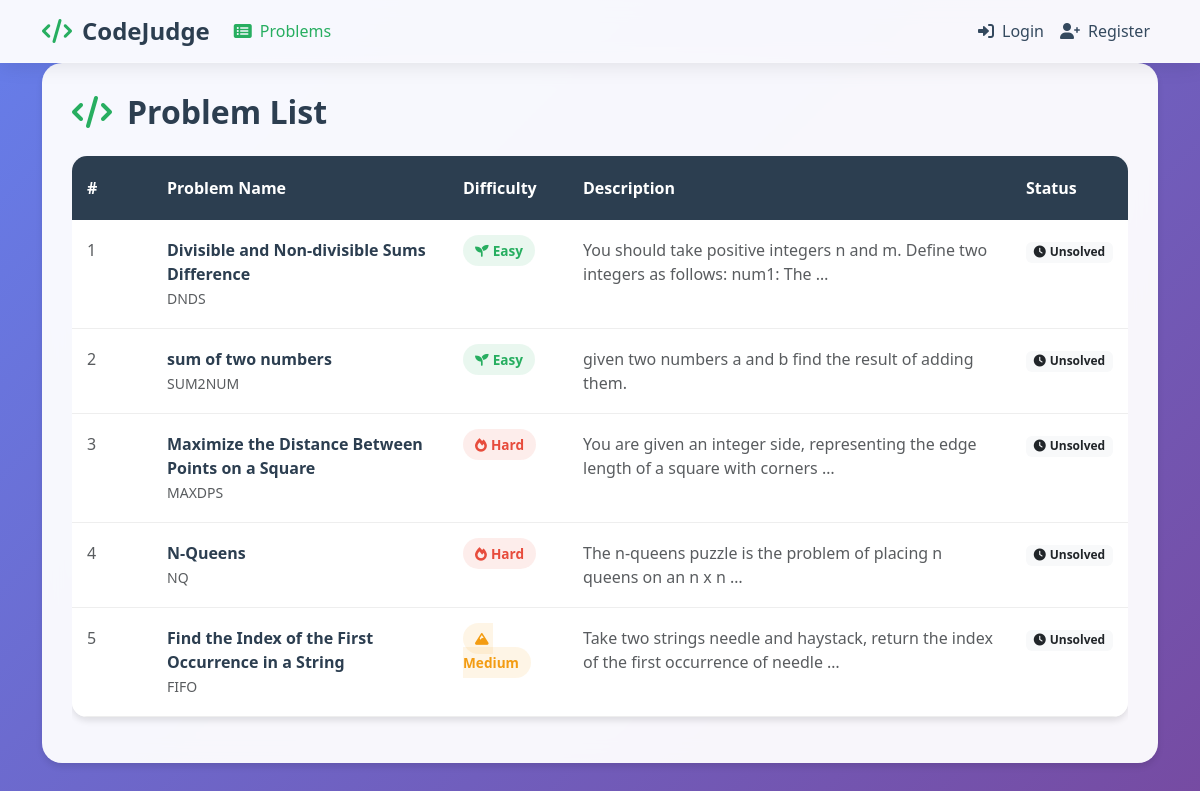
The app's page /problems/ with its own data.
### core/models.py (models this page shows, shortened)
class Problem(models.Model):
    DIFFICULTY = (('E','Easy'),('M','Medium'),('H','Hard'))
    name = models.CharField(max_length=100)
    short_code = models.CharField(max_length=40,unique=True)
    statement = models.TextField()
    difficulty = models.CharField(max_length=1,choices=DIFFICULTY)

### core/views.py (the view)
# urls.py: path('', problems_list, name='problems_list'),  # This handles /problems/
def problems_list(request):
    problems = Problem.objects.all().order_by('difficulty', 'name')
    context = {
        'problems': problems,
        'easy_count': problems.filter(difficulty='E').count(),
        'medium_count': problems.filter(difficulty='M').count(),
        'hard_count': problems.filter(difficulty='H').count(),
    }
    if request.user.is_authenticated:
        accepted_submissions = Submission.objects.filter(
            user=request.user,
            verdict='AC'
        ).values_list('problem__short_code', flat=True).distinct()
        solved_problems = set(accepted_submissions)
        easy_solved = 0
        medium_solved = 0
        hard_solved = 0
        for problem in problems:
            if problem.short_code in solved_problems:
                if problem.difficulty == 'E':
                    easy_solved += 1
                elif problem.difficulty == 'M':
                    medium_solved += 1
                elif problem.difficulty == 'H':
                    hard_solved += 1
        user_progress = {
            'solved_problems': solved_problems,
            'easy_completed': easy_solved,
            'medium_completed': medium_solved,
            'hard_completed': hard_solved,
        }
        context['user_progress'] = user_progress
    else:
        context['user_progress'] = {
            'solved_problems': set(),
            'easy_completed': 0,
            'medium_completed': 0,
            'hard_completed': 0,
        }
    return render(request, 'problem_list.html', context)

### core/templates/problem_list.html (shortened to what this page needs)
{% load static %}
<!DOCTYPE html>
<html lang="en">
<head>
    <link href="https://cdn.jsdelivr.net/npm/bootstrap@5.3.0/dist/css/bootstrap.min.css" rel="stylesheet">
    <link href="https://cdnjs.cloudflare.com/ajax/libs/font-awesome/6.0.0/css/all.min.css" rel="stylesheet">
</head>
<body>
    <nav class="navbar navbar-expand-lg custom-navbar sticky-top">
        <div class="container">
            <a class="navbar-brand" href="{% url 'core:problems_list' %}">
                <i class="fas fa-code"></i>CodeJudge
            </a>
            <div class="collapse navbar-collapse" id="navbarNav">
                <ul class="navbar-nav me-auto">
                    <li class="nav-item">
                        <a class="nav-link active" href="{% url 'core:problems_list' %}">
                            <i class="fas fa-list-alt me-2"></i>Problems
                        </a>
                    </li>
                </ul>
                <ul class="navbar-nav">
                    {% if user.is_authenticated %}
                    <li class="nav-item dropdown">
                        <a class="nav-link dropdown-toggle user-profile" href="#" id="navbarDropdown" role="button" data-bs-toggle="dropdown">
                            <div class="user-avatar">
                                {{ user.username|first|upper }}
                            </div>
                            {{ user.username }}
                        </a>
                        <ul class="dropdown-menu">
                            <li><a class="dropdown-item" href="{% url 'core:submissions_list' %}">
                                <i class="fas fa-user me-2"></i>Profile
                            </a></li>
                            <li><a class="dropdown-item" href="{% url 'core:submissions_list' %}">
                                <i class="fas fa-chart-line me-2"></i>Statistics
                            </a></li>
                            <li><hr class="dropdown-divider"></li>
                            <li><a class="dropdown-item" href="{% url 'authentication:logout-user' %}">
                                <i class="fas fa-sign-out-alt me-2"></i>Logout
                            </a></li>
                        </ul>
                    </li>
                    {% else %}
                    <li class="nav-item">
                        <a class="nav-link" href="{% url 'authentication:login-user' %}">
                            <i class="fas fa-sign-in-alt me-2"></i>Login
                        </a>
                    </li>
                    <li class="nav-item">
                        <a class="nav-link" href="{% url 'authentication:register-user' %}">
                            <i class="fas fa-user-plus me-2"></i>Register
                        </a>
                    </li>
                    {% endif %}
                </ul>
            </div>
        </div>
    </nav>
    <div class="container">
        <div class="problems-section animate-fade-up">
            <h2 class="section-title">
                <i class="fas fa-code"></i>Problem List
            </h2>
            <div class="table-responsive">
                <table class="table">
                    <thead>
                        <tr>
                            <th style="width: 80px;">#</th>
                            <th>Problem Name</th>
                            <th style="width: 120px;">Difficulty</th>
                            <th>Description</th>
                            <th style="width: 100px;">Status</th>
                        </tr>
                    </thead>
                    <tbody>
                        {% for problem in problems %}
                        <tr class="problem-row {% if problem.short_code in user_progress.solved_problems %}solved-row{% endif %}" data-url="{% url 'core:problem_detail' problem.short_code %}">
                            <td class="text-muted">{{ forloop.counter }}</td>
                            <td>
                                <a href="{% url 'core:problem_detail' problem.short_code %}" class="problem-name">
                                    {{ problem.name }}
                                </a>
                                <br>
                                <small class="text-muted">{{ problem.short_code }}</small>
                            </td>
                            <td>
                                {% if problem.difficulty == 'E' %}
                                    <span class="difficulty-badge badge-easy">
                                        <i class="fas fa-seedling me-1"></i>Easy
                                    </span>
                                {% elif problem.difficulty == 'M' %}
                                    <span class="difficulty-badge badge-medium">
                                        <i class="fas fa-mountain me-1"></i>Medium
                                    </span>
                                {% else %}
                                    <span class="difficulty-badge badge-hard">
                                        <i class="fas fa-fire me-1"></i>Hard
                                    </span>
                                {% endif %}
                            </td>
                            <td>
                                <span class="text-muted">
                                    {{ problem.statement|truncatewords:15 }}
                                </span>
                            </td>
                            <td>
                                {% if problem.short_code in user_progress.solved_problems %}
                                    <span class="badge bg-success">
                                        <i class="fas fa-check me-1"></i>Solved
                                    </span>
                                {% else %}
                                    <span class="badge bg-light text-dark">
                                        <i class="fas fa-clock me-1"></i>Unsolved
                                    </span>
                                {% endif %}
                            </td>
                        </tr>
                        {% endfor %}
                    </tbody>
                </table>
            </div>
        </div>
    </div>
</body>
</html>

### core/templates/problem_list.html (style rules this page uses)
:root { --primary-color: #2c3e50; --secondary-color: #34495e; --success-color: #27ae60; --warning-color: #f39c12; --danger-color: #e74c3c; --light-bg: #ecf0f1; --card-shadow: 0 4px 6px rgba(0, 0, 0, 0.1); }
body { background: linear-gradient(135deg, #667eea 0%, #764ba2 100%); min-height: 100vh; font-family: 'Segoe UI', Tahoma, Geneva, Verdana, sans-serif; }
.custom-navbar { background: rgba(255, 255, 255, 0.95); backdrop-filter: blur(10px); box-shadow: 0 2px 20px rgba(0, 0, 0, 0.1); border-bottom: 1px solid rgba(255, 255, 255, 0.2); }
.navbar-brand { font-weight: 700; font-size: 1.5rem; color: var(--primary-color) !important; }
.navbar-brand i { margin-right: 10px; color: var(--success-color); }
.nav-link { font-weight: 500; color: var(--secondary-color) !important; transition: all 0.3s ease; }
.nav-link.active { color: var(--success-color) !important; }
.problems-section { background: rgba(255, 255, 255, 0.95); backdrop-filter: blur(10px); border-radius: 20px; padding: 30px; box-shadow: var(--card-shadow); }
.section-title { color: var(--primary-color); font-weight: 700; margin-bottom: 25px; display: flex; align-items: center; }
.section-title i { margin-right: 15px; color: var(--success-color); }
.table { background: white; border-radius: 15px; overflow: hidden; box-shadow: var(--card-shadow); }
.table thead th { background: var(--primary-color); color: #fff; font-weight: 600; border: none; padding: 20px 15px; }
.table tbody td { padding: 18px 15px; border: none; border-bottom: 1px solid #eee; }
.difficulty-badge { padding: 6px 12px; border-radius: 20px; font-size: 0.85rem; font-weight: 600; }
.badge-easy { background: rgba(39, 174, 96, 0.1); color: var(--success-color); }
.badge-medium { background: rgba(243, 156, 18, 0.1); color: var(--warning-color); }
.badge-hard { background: rgba(231, 76, 60, 0.1); color: var(--danger-color); }
.problem-row { transition: all 0.3s ease; cursor: pointer; }
.problem-name { font-weight: 600; color: var(--primary-color); text-decoration: none !important; }
.animate-fade-up { animation: fadeInUp 0.6s ease-out; }

### records on screen
Problem: name "Divisible and Non-divisible Sums Difference", short_code "DNDS", difficulty "E" (drawn), statement "You should take positive integers n and m. Define two integers as follows: num1: The …", shows "Unsolved"
Problem: name "sum of two numbers", short_code "SUM2NUM", difficulty "E" (drawn), statement "given two numbers a and b find the result of adding them.", shows "Unsolved"
Problem: name "Maximize the Distance Between Points on a Square", short_code "MAXDPS", difficulty "H" (drawn), statement "You are given an integer side, representing the edge length of a square with corners …", shows "Unsolved"
Problem: name "N-Queens", short_code "NQ", difficulty "H" (drawn), statement "The n-queens puzzle is the problem of placing n queens on an n x n …", shows "Unsolved"
Problem: name "Find the Index of the First Occurrence in a String", short_code "FIFO", difficulty "M" (drawn), statement "Take two strings needle and haystack, return the index of the first occurrence of needle …", shows "Unsolved"
